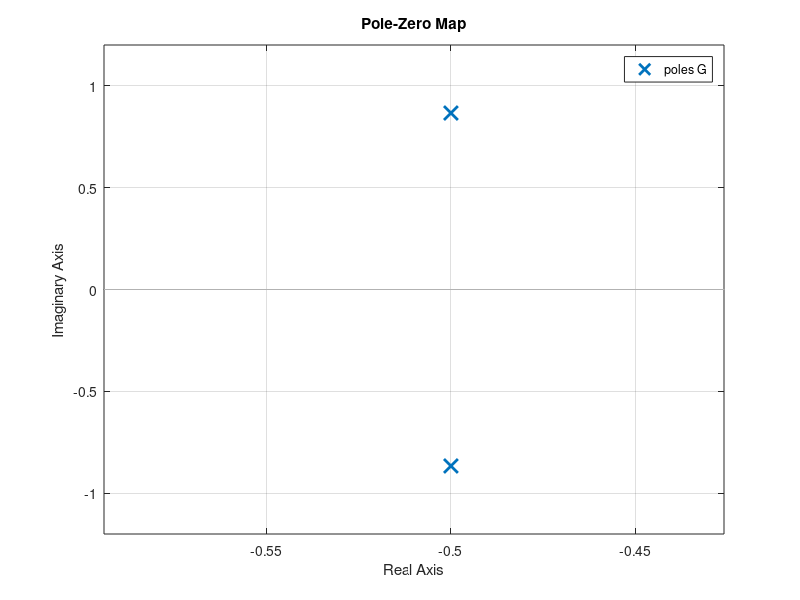

This figure's MATLAB source:
clc
clear all

% Plot Pole and Zero Sistem
num = [59];
den = [1 1 1];
G = tf(num,den)
p = pole(G)
z = zero(G)
t = 0:0.05:20;

%%
figure(1)
pzmap(G)
grid on

% figure(2)
% step(num,den,t)
% grid on